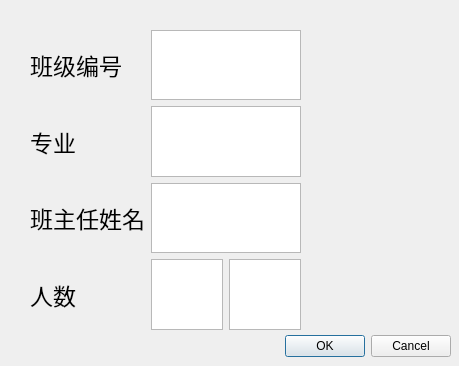
<?xml version="1.0" encoding="UTF-8"?>
<ui version="4.0">
 <class>ClassDialog</class>
 <widget class="QDialog" name="ClassDialog">
  <property name="geometry">
   <rect>
    <x>0</x>
    <y>0</y>
    <width>459</width>
    <height>366</height>
   </rect>
  </property>
  <property name="windowTitle">
   <string>Dialog</string>
  </property>
  <widget class="QDialogButtonBox" name="buttonBox">
   <property name="geometry">
    <rect>
     <x>110</x>
     <y>330</y>
     <width>341</width>
     <height>32</height>
    </rect>
   </property>
   <property name="orientation">
    <enum>Qt::Horizontal</enum>
   </property>
   <property name="standardButtons">
    <set>QDialogButtonBox::Cancel|QDialogButtonBox::Ok</set>
   </property>
  </widget>
  <widget class="QWidget" name="layoutWidget">
   <property name="geometry">
    <rect>
     <x>30</x>
     <y>30</y>
     <width>271</width>
     <height>300</height>
    </rect>
   </property>
   <property name="font">
    <font>
     <pointsize>17</pointsize>
    </font>
   </property>
   <layout class="QGridLayout" name="gridLayout">
    <property name="horizontalSpacing">
     <number>6</number>
    </property>
    <item row="2" column="0">
     <widget class="QLabel" name="label_2">
      <property name="font">
       <font>
        <pointsize>17</pointsize>
       </font>
      </property>
      <property name="text">
       <string>专业</string>
      </property>
     </widget>
    </item>
    <item row="1" column="0">
     <widget class="QLabel" name="label">
      <property name="text">
       <string>班级编号</string>
      </property>
     </widget>
    </item>
    <item row="3" column="0">
     <widget class="QLabel" name="label_3">
      <property name="font">
       <font>
        <pointsize>17</pointsize>
       </font>
      </property>
      <property name="text">
       <string>班主任姓名</string>
      </property>
     </widget>
    </item>
    <item row="4" column="0">
     <widget class="QLabel" name="label_4">
      <property name="text">
       <string>人数</string>
      </property>
     </widget>
    </item>
    <item row="4" column="1">
     <widget class="QTextEdit" name="textEdit_6"/>
    </item>
    <item row="4" column="2">
     <widget class="QTextEdit" name="textEdit_7"/>
    </item>
    <item row="1" column="1" colspan="2">
     <widget class="QTextEdit" name="textEdit">
      <property name="sizePolicy">
       <sizepolicy hsizetype="Preferred" vsizetype="Preferred">
        <horstretch>0</horstretch>
        <verstretch>0</verstretch>
       </sizepolicy>
      </property>
     </widget>
    </item>
    <item row="2" column="1" colspan="2">
     <widget class="QTextEdit" name="textEdit_2"/>
    </item>
    <item row="3" column="1" colspan="2">
     <widget class="QTextEdit" name="textEdit_3"/>
    </item>
   </layout>
  </widget>
 </widget>
 <resources/>
 <connections>
  <connection>
   <sender>buttonBox</sender>
   <signal>accepted()</signal>
   <receiver>ClassDialog</receiver>
   <slot>accept()</slot>
   <hints>
    <hint type="sourcelabel">
     <x>248</x>
     <y>254</y>
    </hint>
    <hint type="destinationlabel">
     <x>157</x>
     <y>274</y>
    </hint>
   </hints>
  </connection>
  <connection>
   <sender>buttonBox</sender>
   <signal>rejected()</signal>
   <receiver>ClassDialog</receiver>
   <slot>reject()</slot>
   <hints>
    <hint type="sourcelabel">
     <x>316</x>
     <y>260</y>
    </hint>
    <hint type="destinationlabel">
     <x>286</x>
     <y>274</y>
    </hint>
   </hints>
  </connection>
 </connections>
</ui>
